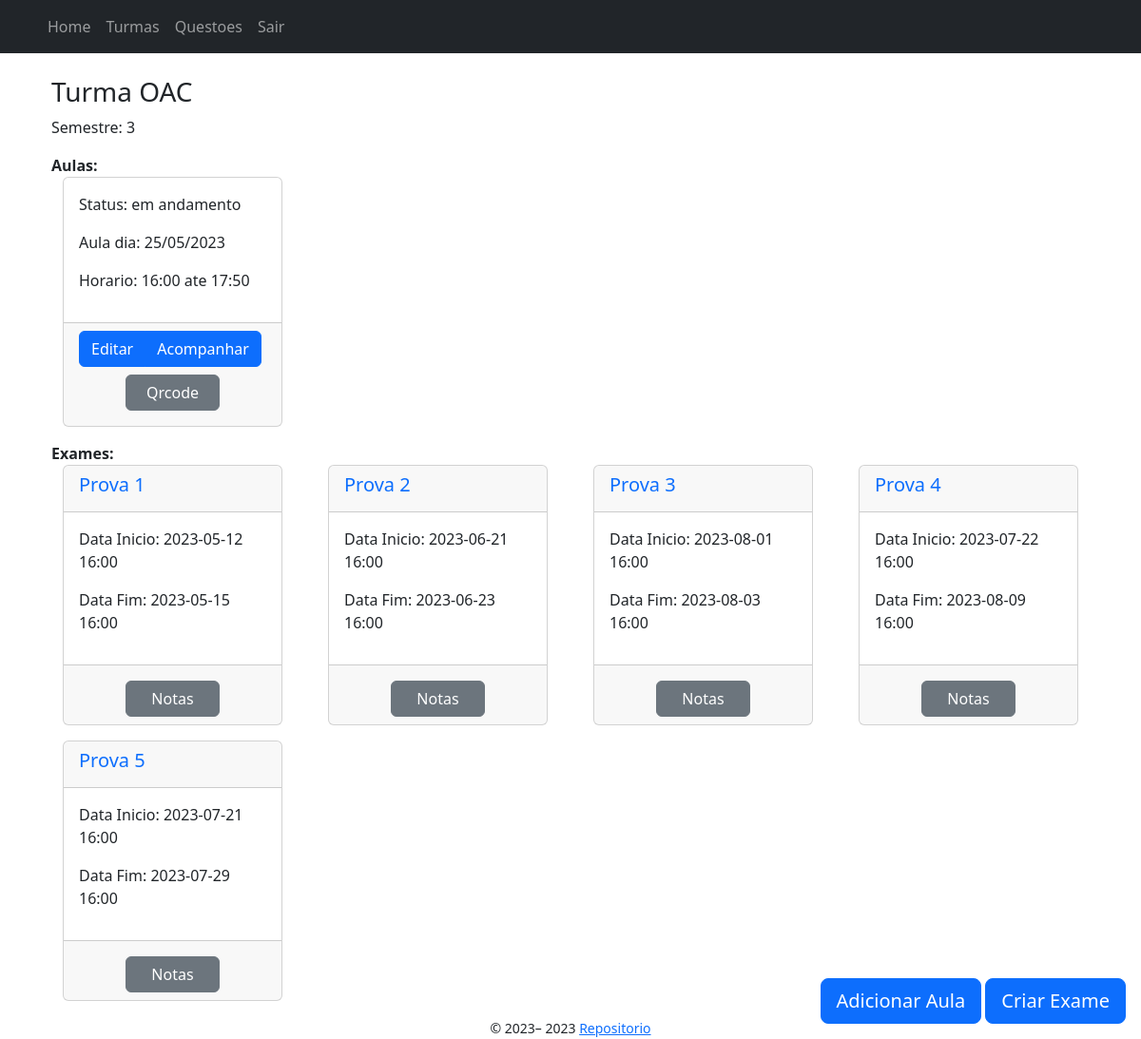
/turmas/1/show (signed in), run on an earlier commit of the app's database.
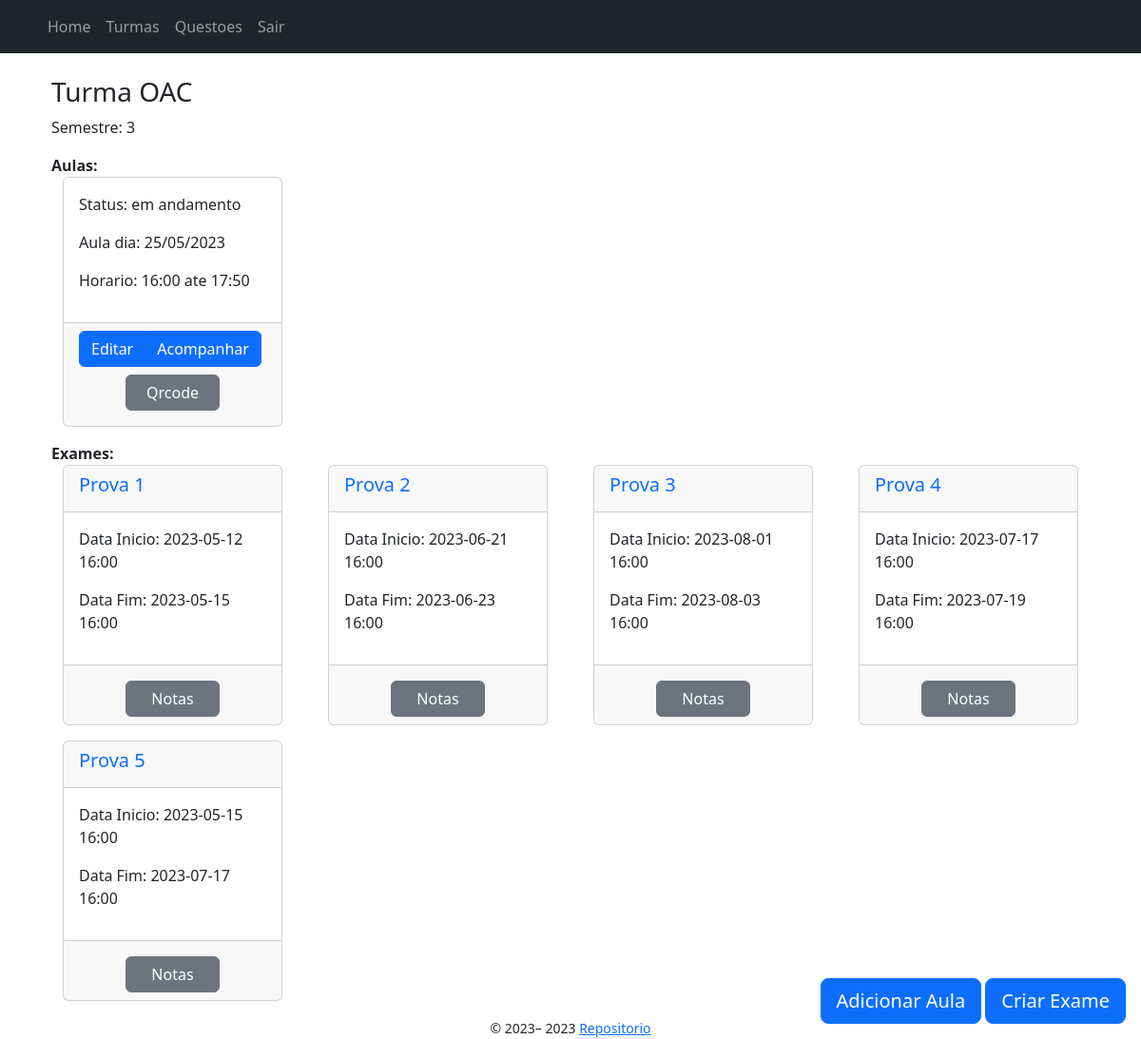
And on a later commit of the database.
### app/models/exame.py (models this page shows, shortened)
class Exame(db.Model):
    __tablename__ = "exame"
    id = db.Column(db.Integer, primary_key=True)
    data_inicio = db.Column(db.DateTime, nullable=True)
    data_fim = db.Column(db.DateTime, nullable=True)
    nome = db.Column(db.String(255))
    nota_exame = db.Column(db.Float)
    professor_id = db.Column(db.Integer, db.ForeignKey('professor.id'), nullable=False)
    turma_id = db.Column(db.Integer, db.ForeignKey('turma.id'), nullable=False)
    notas = db.relationship('NotasExames', backref='exame_notas') #1 to N
    respostas = db.relationship('RespostaQuestaoExame', backref='exame_respostas') #1 to N
    questoes = db.relationship("QuestaoExame", back_populates="exame") # N to N

### app/controllers/turmas_controller.py (the view)
@bp.route("/<int:turma_id>/show", methods=["GET"])
@login_required
def show(turma_id: int) -> Union[redirect,render_template]:
    turma = db.get_or_404(Turma, turma_id)
    if turma not in current_user.turmas:
        return redirect(url_for("turmas.matricular", turma_id=turma_id))
    aulas = Aula.query.filter_by(turma_id=turma_id).all()
    exames = Exame.query.filter_by(turma_id=turma_id).all()
    if current_user.tipo_usuario == "estudante":
        for exame in exames:
            nota_exame = NotasExames.query.filter_by(exame_id=exame.id, estudante_id=current_user.id).first()
            if nota_exame:
                exame.respondido = True
                exame.nota_estudante = nota_exame.nota_exame_estudante
    return render_template("turmas/show.jinja2", turma=turma, aulas=aulas, exames=exames, user=current_user)

### app/templates/turmas/show.jinja2 (shortened to what this page needs)
{% extends "./base.jinja2" %}
{% from 'bootstrap5/utils.html' import render_icon %}
{% block content %}
<div class="container">
    <h3>Turma {{ turma.nome }}</h3>
    <p>Semestre: {{ turma.semestre }}</p>
    <b>Aulas:</b>
    <div class="mb-3 row row-col-1 row-cols-md-2 row-cols-lg-4">
        {% for aula in aulas %}
            <div>
                {% include 'aulas/show.jinja2' %}
            </div>
        {% endfor %}
    </div>
    <b>Exames:</b>
    <div class="row row-col-1 row-cols-md-2 row-cols-lg-4">
        {% for exame in exames %}
            <div>
                {% include 'exames/card.jinja2' %}
            </div>
        {% endfor %}
    </div>
    {% if user.tipo_usuario == "professor" %}
            <div class="position-fixed bottom-0 end-0 p-3">
                <a href="{{ url_for('turmas.aulas.new', turma_id=turma.id) }}" class="btn btn-floating btn-lg btn-primary">
                    {{render_icon('plus') }} <span class="d-none d-xl-inline">Adicionar Aula</span>
                </a>
                <a href="{{ url_for('turmas.exames.new', turma_id=turma.id) }}" class="btn btn-floating btn-lg btn-primary">
                    {{render_icon('plus') }} <span class="d-none d-xl-inline">Criar Exame</span>
                </a>
            </div>
    {% endif %}
</div>
{% endblock %}

### app/templates/exames/card.jinja2 (shortened to what this page needs)
{% block content %}
<div class="container">
    <div class="mb-3 card">
        <div class="card-header">
            <a class="text-decoration-none" href="{{ url_for('turmas.exames.check_date', turma_id=turma.id, exame_id=exame.id) }}">
                <h5 class="card-title">{{ exame.nome }}</h5>
            </a>
        </div>
        <div class="card-body">
            <p>Data Inicio: {{ exame.data_inicio.strftime("%Y-%m-%d %H:%M") }}</p>
            <p>Data Fim: {{ exame.data_fim.strftime("%Y-%m-%d %H:%M") }}</p>
        </div>
        <div class="card-footer">
            {% if user.tipo_usuario == "professor" %}
                <div class="d-grid gap-2 col-6 mx-auto">
                    <a class="btn btn-secondary mt-2"
                        href="{{ url_for('turmas.exames.notas', turma_id=turma.id, exame_id=exame.id) }}">
                        Notas
                    </a>
                </div>
            {% else %}
                {% if exame.nota_estudante %}
                    <p class="text-muted">Nota Final: {{ exame.nota_estudante }} / {{exame.nota_exame}}</p>
                {% else %}
                    <p class="fw-bold">Nota total Exame: {{exame.nota_exame}}</p>
                {% endif %}
            {% endif %}
        </div>
    </div>
</div>
{% endblock %}

What changed in the data, as far as the page shows it:
changed Exame "Prova 4": data_inicio "2023-07-22 16:00" → "2023-07-17 16:00"; data_fim "2023-08-09 16:00" → "2023-07-19 16:00"
changed Exame "Prova 5": data_inicio "2023-07-21 16:00" → "2023-05-15 16:00"; data_fim "2023-07-29 16:00" → "2023-07-17 16:00"
